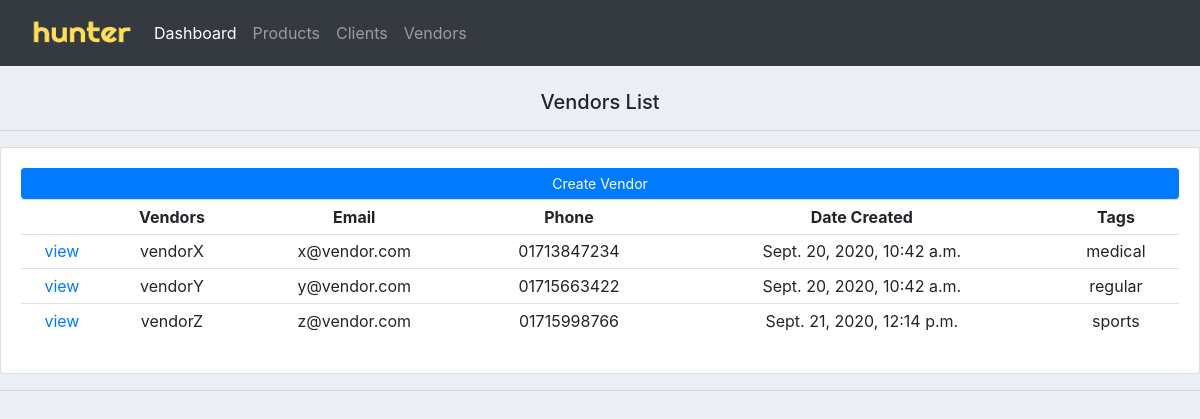
The app's page /vendors/ with its own data.
### accounts/models.py (models this page shows, shortened)
class Vendor(models.Model):
    name = models.CharField(max_length=50, null=True)
    email = models.CharField(max_length=50, null=True)
    phone = models.CharField(max_length=11, null=True)
    date_created = models.DateTimeField(auto_now_add=True, null=True)
    tags = models.ForeignKey(Tag, null=True, on_delete = models.SET_NULL)

class Tag(models.Model):
	name = models.CharField(max_length=50, null=True)
	def __str__(self):
		return self.name

### accounts/views.py (the view)
# urls.py: path('vendors/', views.vendors,name='vendors'),
def vendors(request):
    vendor_orders = Vendor_Order.objects.all()
    vendors = Vendor.objects.all()
    context = {'vendors':vendors,'vendor_orders':vendor_orders}
    return render(request,'accounts/vendors.html',context)

### accounts/templates/accounts/vendors.html
{%  extends 'accounts/main.html' %}
{% load static %}
{% block content %}
	<br>
	<div class="row">
	    <div class="col-md text-center">
	        <h5>Vendors List</h5>
	        <hr>
	        <div class="card card-body">
	            <a href="{% url 'createVendor' %}"  class="btn btn-primary btn-sm btn-block">Create Vendor</a>
	            <table class="table table-sm ">
	                <tr>
											<th></th>
	                    <th>Vendors</th>
	                    <th>Email</th>
											<th>Phone</th>
											<th>Date Created</th>
											<th>Tags</th>
	                </tr>
	                {% for i in vendors %}
	                <tr>
										<td><a href="{% url 'vprofile' i.id %}">view</a></td>
	                  <td>{{i.name}}</td>
	                  <td>{{i.email}}</td>
	                  <td>{{i.phone}}</td>
										<td>{{i.date_created}}</td>
										<td>{{i.tags}}</td>
	                </tr>
	                {% endfor %}
	            </table>
	        </div>
	    </div>
	</div>
{% endblock %}

### static/css/main.css (style rules this page uses)
body { background-color: #ebeff5; }

### records on screen
Vendor: name "vendorX", email "x@vendor.com", phone "01713847234", date_created "Sept. 20, 2020, 10:42 a.m.", tags "medical"
Vendor: name "vendorY", email "y@vendor.com", phone "01715663422", date_created "Sept. 20, 2020, 10:42 a.m.", tags "regular"
Vendor: name "vendorZ", email "z@vendor.com", phone "01715998766", date_created "Sept. 21, 2020, 12:14 p.m.", tags "sports"
